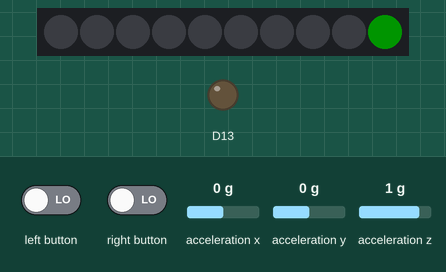
The sketch below on a simulated Adafruit Circuit Playground Express. On the bench: 10 RGB LEDs in strip order, left to right, output pins drawn as LEDs (lit = HIGH). The test bench sets the inputs (shaded band); at power-on: acceleration x 0 g, acceleration y 0 g, acceleration z 1 g. Dim RGB values are drawn brighter than linear.

Above: at 1.2 s.
1.3 s: acceleration x set to -1.4 g
At 1.8 s:
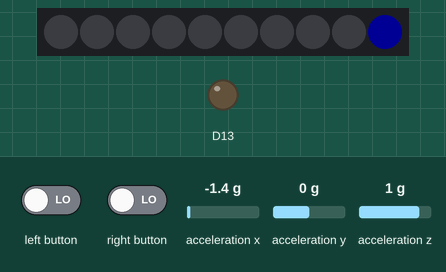
2.8 s: left button driven HIGH and right button driven HIGH
14.8 s: left button set LOW
17.8 s: acceleration x set to 0 g
At 19.3 s:
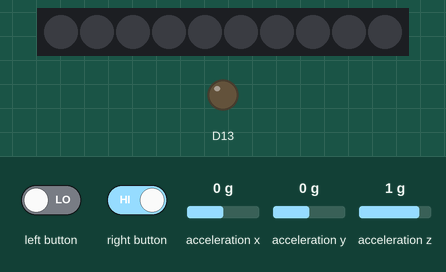
19.6 s: acceleration x set to 1.1 g
Timing chart, 0 to 22.6 s (numbered marks = the images above; inputs shaded):
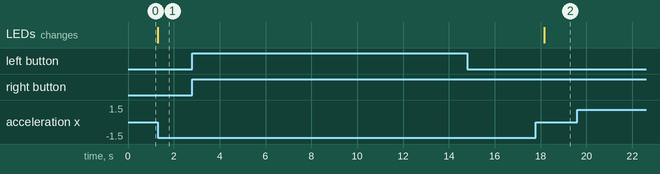

Measured:
- after the input at 1.3 s, the LEDs: change at once (image 1)
- after the input at 2.8 s, every drawn part: stays the same
- after the input at 14.8 s, every drawn part: stays the same
- after the input at 19.6 s, every drawn part: stays the same

The sketch:

Assignment3.ino
```cpp
#include <Adafruit_CircuitPlayground.h>
#include <Adafruit_Circuit_Playground.h>


#define STEP_COUNT_THRESHOLD  9.9
#define STEP_COUNT_STATIONARY 9.4

#define LPF_ZEROS 1
#define LPF_POLES 1
#define LPF_GAIN  1.601528487e+02

//#define SERIAL_OUT


static float run_lpf (float value)
{
  static float xv[LPF_ZEROS + 1] = {0};
  static float yv[LPF_POLES + 1] = {0};

  xv[0] = xv[1];
  xv[1] = value / LPF_GAIN;
  yv[0] = yv[1];
  yv[1] = (xv[0] + xv[1]) + (0.9875119299  * yv[0]);

  return yv[1];
}

void setup ()
{
#ifdef SERIAL_OUT
  Serial.begin(9600);
#endif

  CircuitPlayground.begin ();
}

void loop ()
{
  int step_count = 0;
  bool above = false;
  float ax, ay, az, a_mag, filtered_mag;

  while (1)
  {
    if (CircuitPlayground.leftButton() || CircuitPlayground.rightButton())
    {
      step_count = 0;
      above = false;
      set_neopixel_leds (0);
    }

    ax = CircuitPlayground.motionX();
    ay = CircuitPlayground.motionY();
    az = CircuitPlayground.motionZ();
    a_mag = sqrt (ax * ax + ay * ay + az * az);

    filtered_mag = run_lpf (a_mag);

    if (filtered_mag > STEP_COUNT_THRESHOLD)
    {
      CircuitPlayground.setPixelColor (9, 0, 0, 255);
      above = true;
    }

    if (filtered_mag < STEP_COUNT_STATIONARY)
    {
      if (above)
      {
        ++step_count;
        set_neopixel_leds (step_count);
      }


      CircuitPlayground.setPixelColor (9, 0, 255, 0);
      above = false;
    }

#ifdef SERIAL_OUT
    Serial.print ("filtered_mag: ");
    Serial.println (filtered_mag);
#endif
  }
}

void set_neopixel_leds (uint16_t value)
{
  uint16_t n_led = 0;

  CircuitPlayground.clearPixels ();

  while ((n_led < 8) && (value != 0))
  {
    if (value & 0x01)
    {
      CircuitPlayground.setPixelColor (n_led, 255, 255, 255);
    }

    value >>= 1;
    ++n_led;
  }
}
```
